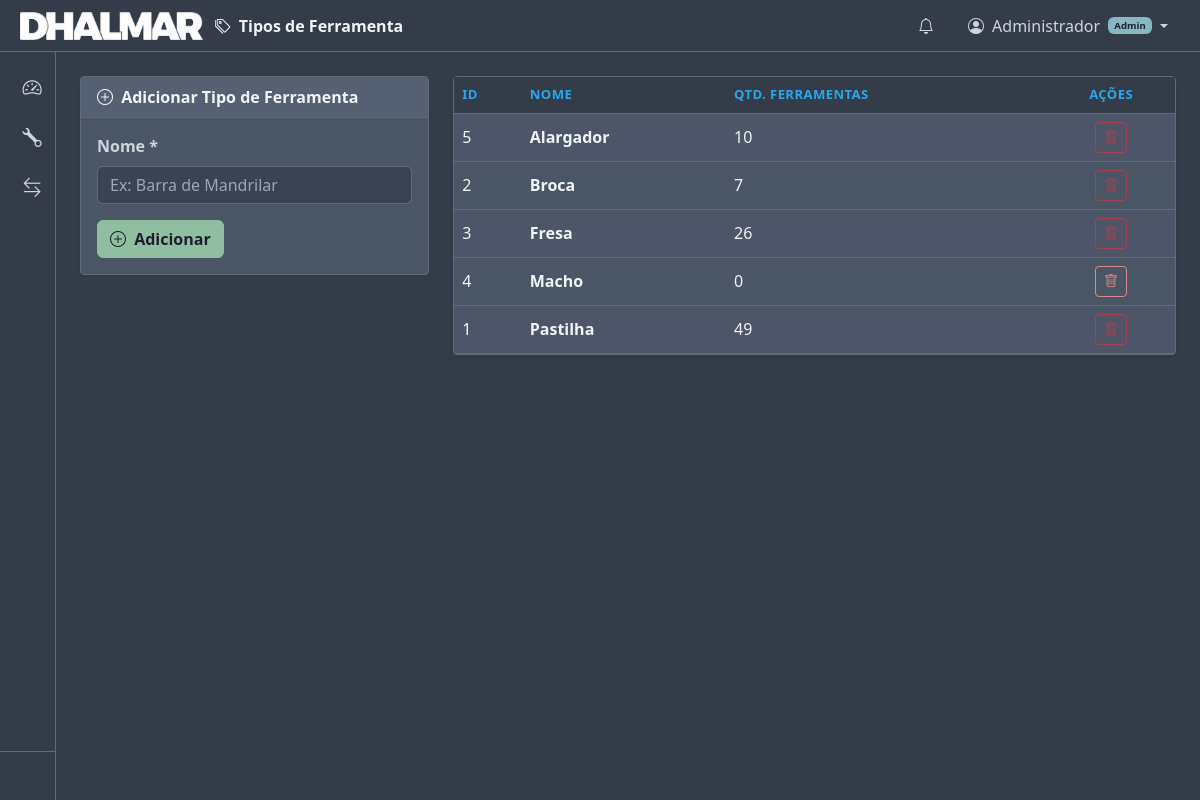
The app's page /tool-types/ (signed in) with its own data.
### app/models.py (models this page shows, shortened)
class User(Base):
    __tablename__ = "users"
    id = Column(Integer, primary_key=True, index=True)
    username = Column(String(100), nullable=False, unique=True)
    full_name = Column(String(200), nullable=False, default="")
    password_hash = Column(String(255), nullable=False)
    role = Column(String(10), nullable=False, default="USER")  # ADMIN or USER
    active = Column(Integer, default=1)  # 1=active, 0=disabled
    created_at = Column(DateTime, default=datetime.utcnow)

class ToolType(Base):
    __tablename__ = "tool_types"
    id = Column(Integer, primary_key=True, index=True)
    name = Column(String(100), nullable=False, unique=True)
    tools = relationship("Tool", back_populates="tool_type")

### app/routers/tool_types.py (the view)
@router.get("/")
def tool_types_list(request: Request, db: Session = Depends(get_db)):
    types = db.query(ToolType).order_by(ToolType.name).all()
    return request.app.state.templates.TemplateResponse(
        request=request,
        name="tool_types/index.html",
        context={"tool_types": types},
    )

### app/templates/tool_types/index.html (shortened to what this page needs)
{% extends "base.html" %}
{% set active_page = "tool_types" %}
{% block topbar_title %}<i class="bi bi-tags me-2"></i>Tipos de Ferramenta{% endblock %}
{% block content %}
<div class="row g-4">
    <div class="col-lg-4">
        <div class="card shadow-sm">
            <div class="card-header">
                <i class="bi bi-plus-circle me-1"></i> Adicionar Tipo de Ferramenta
            </div>
            <div class="card-body">
                <form method="POST" action="/tool-types/create">
                    <div class="mb-3">
                        <label class="form-label fw-semibold">Nome *</label>
                        <input type="text" name="name" class="form-control"
                               placeholder="Ex: Barra de Mandrilar" required>
                    </div>
                    <button type="submit" class="btn btn-success">
                        <i class="bi bi-plus-circle me-1"></i> Adicionar
                    </button>
                </form>
            </div>
        </div>
    </div>
    <div class="col-lg-8">
        <div class="card shadow-sm">
            <div class="card-body p-0">
                <div class="table-responsive">
                    <table class="table table-hover table-striped mb-0 align-middle">
                        <thead class="table-dark">
                            <tr>
                                <th>ID</th>
                                <th>Nome</th>
                                <th>Qtd. Ferramentas</th>
                                <th class="text-center">Ações</th>
                            </tr>
                        </thead>
                        <tbody>
                        {% for tt in tool_types %}
                            <tr>
                                <td>{{ tt.id }}</td>
                                <td class="fw-semibold">{{ tt.name }}</td>
                                <td>{{ tt.tools | length }}</td>
                                <td class="text-center">
                                    <form method="POST" action="/tool-types/{{ tt.id }}/delete"
                                          class="d-inline"
                                          onsubmit="return confirm('Excluir tipo {{ tt.name }}?')">
                                        <button class="btn btn-sm btn-outline-danger"
                                                {% if tt.tools %}disabled title="Não é possível excluir: possui ferramentas"{% endif %}>
                                            <i class="bi bi-trash"></i>
                                        </button>
                                    </form>
                                </td>
                            </tr>
                        {% endfor %}
                        </tbody>
                    </table>
                </div>
            </div>
        </div>
    </div>
</div>
{% endblock %}

### app/templates/base.html (shortened to what this page needs)
<!DOCTYPE html>
<html lang="pt-BR" data-bs-theme="dark">
<head>
    <link href="https://cdn.jsdelivr.net/npm/bootstrap@5.3.3/dist/css/bootstrap.min.css"
          rel="stylesheet">
    <link href="https://cdn.jsdelivr.net/npm/bootstrap-icons@1.11.3/font/bootstrap-icons.min.css"
          rel="stylesheet">
    <link href="/static/css/style.css?v=7" rel="stylesheet">
</head>
<body>
<aside id="sidebar" class="sidebar">
    <nav class="sidebar-nav">
        <a href="/" class="sidebar-link {% if active_page == 'dashboard' %}active{% endif %}"
           title="Painel">
            <i class="bi bi-speedometer2"></i>
        </a>
        <a href="/tools" class="sidebar-link {% if active_page == 'tools' %}active{% endif %}"
           title="Ferramentas">
            <i class="bi bi-wrench"></i>
        </a>
        <a href="/movements" class="sidebar-link {% if active_page == 'movements' %}active{% endif %}"
           title="Movimentações">
            <i class="bi bi-arrow-left-right"></i>
        </a>
    </nav>
    <div class="sidebar-footer">
    </div>
</aside>
<header id="topbar" class="topbar">
    <div class="topbar-left">
        <img src="/static/images/DHALMARLOGO.png" alt="Dhalmar" class="topbar-logo">
        <div class="topbar-title">{% block topbar_title %}{% endblock %}</div>
    </div>
    <div class="topbar-right">
        {% if request.state.current_user %}
        <div class="topbar-icon-wrapper" id="notificationBell" role="button"
             data-bs-toggle="modal" data-bs-target="#notificationModal"
             title="Notificações">
            <i class="bi bi-bell"></i>
        </div>
        <div class="dropdown">
            <a class="topbar-user dropdown-toggle" href="#" id="userDropdown"
               role="button" data-bs-toggle="dropdown" aria-expanded="false">
                <i class="bi bi-person-circle"></i>
                <span class="d-none d-md-inline ms-1">
                    {{ request.state.current_user.full_name or request.state.current_user.username }}
                </span>
                {% if request.state.current_user.role == 'ADMIN' %}
                <span class="badge bg-info ms-1" style="font-size: 0.6rem;">Admin</span>
                {% endif %}
            </a>
        </div>
        {% endif %}
    </div>
</header>
<main id="mainContent" class="main-content">
    {% block content %}{% endblock %}
</main>
</body>
</html>

### records on screen
User: state.current_user "Administrador"
ToolType: id "5", name "Alargador", tools|length "10"
ToolType: id "2", name "Broca", tools|length "7"
ToolType: id "3", name "Fresa", tools|length "26"
ToolType: id "4", name "Macho", tools|length "0"
ToolType: id "1", name "Pastilha", tools|length "49"
